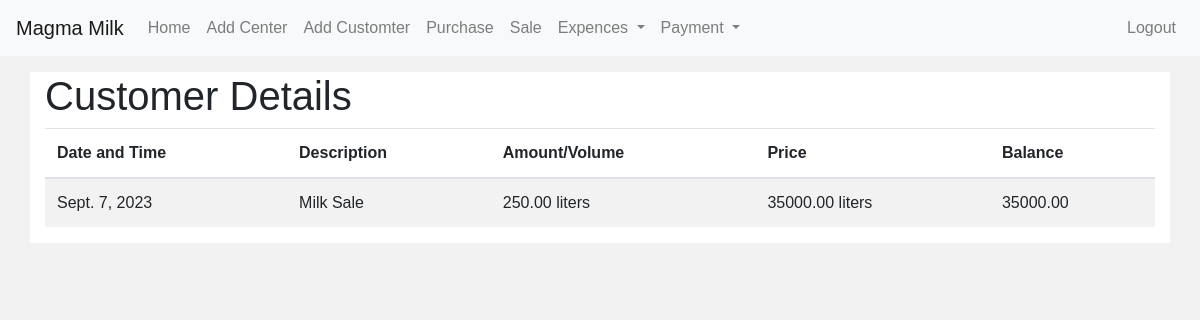
Page /view_customer/2/ on the committed database.
### Store/models.py (models this page shows, shortened)
class MilkSale(models.Model):
    customer = models.ForeignKey('Customer', on_delete=models.CASCADE)
    purchase_date = models.DateField()
    volume = models.DecimalField(max_digits=10, decimal_places=2)
    price_per_liter = models.DecimalField(max_digits=10, decimal_places=2)
    LR = models.DecimalField(max_digits=10, decimal_places=2)
    Fat = models.DecimalField(max_digits=10, decimal_places=2)
    SNF = models.DecimalField(max_digits=10, decimal_places=2)
    price_on_TS = models.DecimalField(max_digits=10, decimal_places=2)
    total_price = models.DecimalField(max_digits=10, decimal_places=2)
    purchase_datetime = models.DateTimeField(auto_now_add=True)

### Store/views.py (the view)
# urls.py: path('view_customer/<int:pid>/', views.view_customer, name='view_customer'),
def view_customer(request, pid):
    customer = get_object_or_404(Customer, id=pid)
    milk_sale = MilkSale.objects.filter(customer__id=pid)
    payments = ReceivedPayment.objects.filter(customer__id=pid)
    expences = CustomerExpence.objects.filter(customer__id=pid)
    milk_sale = milk_sale.annotate(source=models.Value('MilkPurchase', output_field=models.CharField()))
    expences = expences.annotate(source=models.Value('Expences', output_field=models.CharField()))
    payments = payments.annotate(source=models.Value('MakePayment', output_field=models.CharField()))
    combined_data = list(milk_sale)+ list(expences) + list(payments)
    def get_record_date(record):
        if record.source == 'MilkPurchase':
            return record.purchase_date
        elif record.source == 'MakePayment':
            return record.payment_date
        elif record.source == 'Expences':
            return record.date  # Assuming there is an 'expense_date' field in the Expenses model
    combined_data.sort(key=get_record_date)
    balance = 0
    for entry in combined_data:
        if entry.source == 'MilkPurchase':
            balance += entry.total_price
        elif entry.source=='Expences':
            balance+=entry.expence_amount
        else:
            balance -= entry.amount_received
        entry.balance = balance
    context = {
        'pid':pid,
        'combined_data': combined_data,
        'customer': customer,  # Pass the customer object to the template
    }
    return render(request, 'manager/view_customer.html', context)

### Store/templates/manager/view_customer.html (shortened to what this page needs)
{% extends 'manager/manager_dashbord.html' %}
{% block content %}
<div class="container bg-white mt-3">
    <h1>Customer Details</h1>
    <div class="table-responsive">
        <table class="table table-striped">
            <thead>
                <tr>
                    <th>Date and Time</th>
                    <th>Description</th>
                    <th>Amount/Volume</th>
                    <th>Price</th>
                    <th>Balance</th>
                </tr>
            </thead>
            <tbody>
                {% for entry in combined_data %}
                <tr>
                    <td>
                        {% if entry.source == 'MilkPurchase' %}
                            {{ entry.purchase_date }}
                        {% elif entry.source == 'Expences' %}
                            {{ entry.date }}
                        {% else %}
                            {{ entry.payment_date }}
                        {% endif %}
                    </td>
                    <td>
                        {% if entry.source == 'MilkPurchase' %}
                            Milk Sale
                        {% elif entry.source == 'Expences' %}
                            {{ entry.expence_type }}
                        {% else %}
                            Payment
                        {% endif %}
                    </td>
                    <td>
                        {% if entry.source == 'MilkPurchase' %}
                            {{ entry.volume }} liters
                        {% elif entry.source == 'Expences' %}
                            Rs {{ entry.expence_amount }}
                        {% else %}
                            Rs {{ entry.amount_received }}
                        {% endif %}
                    </td>
                    <td>
                        {% if entry.source == 'MilkPurchase' %}
                            {{ entry.total_price }} liters
                        {% endif %}
                    </td>
                    <td>
                        {{ entry.balance }}
                    </td>
                </tr>
            {% endfor %}
            </tbody>
        </table>
    </div>
</div>
{% endblock content %}

### Store/templates/manager/view_customer.html (style rules this page uses)
body { font-family: Arial, sans-serif; background-color: #f2f2f2; margin: 0; padding: 0; }

### rows in the picture
MilkSale: purchase_date "Sept. 7, 2023", shows "Milk Sale", volume "250.00", total_price "35000.00", balance "35000.00"
